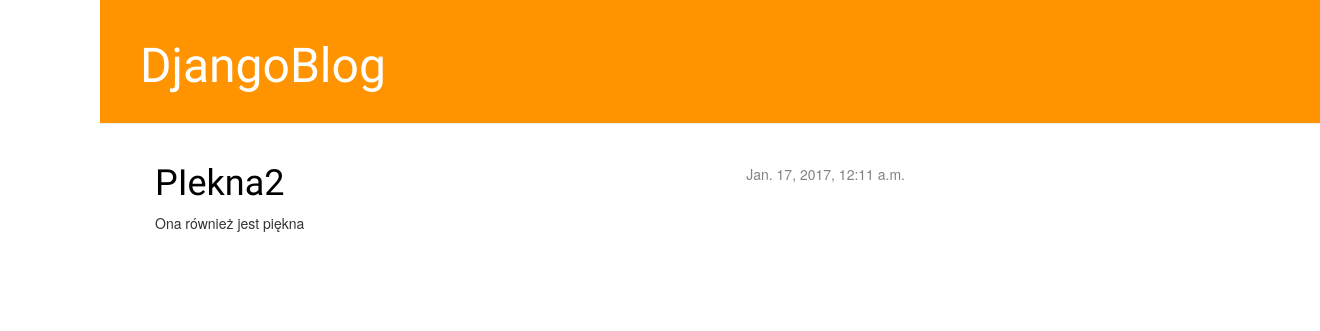
The app's page /, older data.
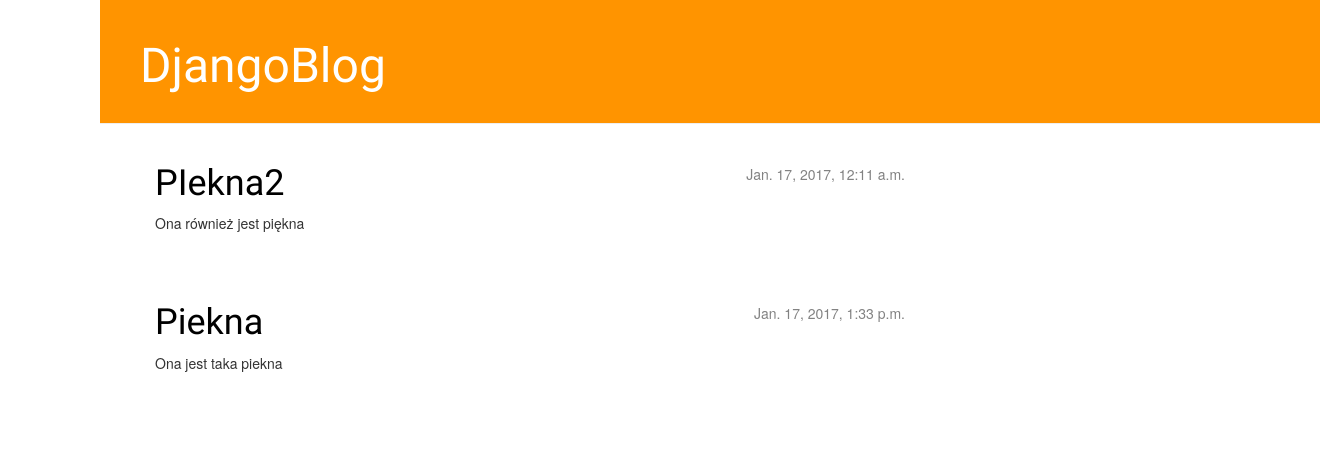
The same page, newer data.
### blog/models.py (models this page shows, shortened)
class Post(models.Model):
    author = models.ForeignKey('auth.User')
    title = models.CharField(max_length=200)
    text = models.TextField()
    created_date = models.DateTimeField(
            default=timezone.now)
    published_date = models.DateTimeField(
            blank=True, null=True)

### blog/views.py (the view)
# urls.py: url(r'^$',views.post_list,name="post_list"),
def post_list(request):
    posts=Post.objects.filter(published_date__lte=timezone.now()).order_by('published_date')
    return render (request, "blog/post_list.html",{"posts":posts})#tu dodajemy liste elementow do uz

### blog/templates/blog/post_list.html
{%extends 'blog/base.html' %}
{% block content %}
                        {% for post in posts %}
                            <div class="post">
                                <div class="date">
                                    {{ post.published_date }}
                                </div>
                                <h1><a href="{% url 'post_detail' pk=post.pk %}" >{{ post.title }}</a></h1>
                                <p>{{ post.text|linebreaksbr }}</p>
                            </div>
                        {% endfor %}
{% endblock content %}

Row changes from the older to the newer data that the page shows:
now on this page (row edited): Post: published_date "Jan. 17, 2017, 1:33 p.m.", title "Piekna", text "Ona jest taka piekna"
